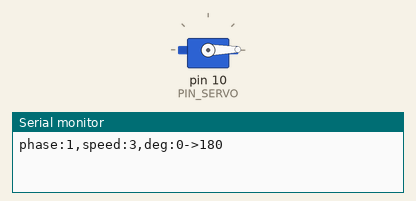
Simulated run of this sketch. Board: Arduino Uno, built with avr-gcc and run on an emulated ATmega328P. Shown: servo, the last lines printed to the serial monitor.

Above: at 0.36 s.
At 10.68 s:
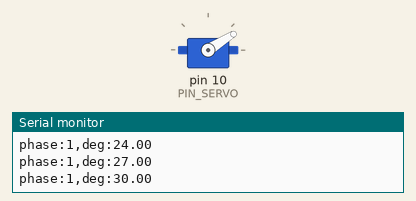
At 20.34 s:
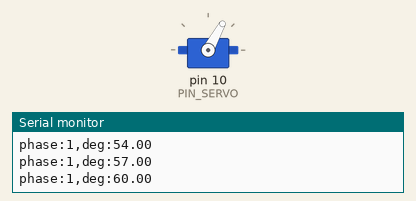
At 39.68 s:
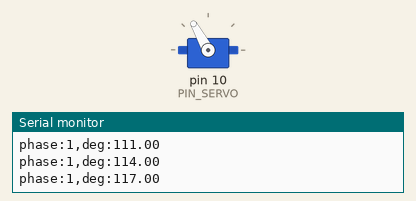
Timing chart, 0 to 40.0 s (numbered marks = the images above):
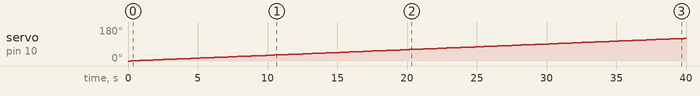

The sketch:

13_challenge_2.ino
```cpp
#include <Servo.h>

// Arduino pin assignment
#define PIN_SERVO 10

// measured on this servo (0 / 90 / 180 degree)
#define _DUTY_MIN 550
#define _DUTY_NEU 1475
#define _DUTY_MAX 2400

#define INTERVAL 20 // msec

// 13C02: 3 deg/s moves 180 deg in 60 s, 0.3 deg/s moves 90 deg in 300 s
#define _SERVO_SPEED_180 3.0f
#define _SERVO_SPEED_90  0.3f

unsigned long last_sampling_time;

Servo myservo;

float us_per_deg;
float duty_pos;  // fractional microseconds are kept
float duty_step; // change per interval, smaller than 1 us at these speeds
float duty_goal;
int phase;       // 1: 180 deg, 2: 90 deg, 3: done
int print_cnt;

void begin_move(float from_us, float to_us, float speed_dps) {
  float sign = (to_us >= from_us) ? 1.0f : -1.0f;

  duty_pos = from_us;
  duty_goal = to_us;
  duty_step = sign * us_per_deg * speed_dps * (INTERVAL / 1000.0f);
}

void setup() {
  us_per_deg = (float)(_DUTY_MAX - _DUTY_MIN) / 180.0f;

  myservo.attach(PIN_SERVO, _DUTY_MIN, _DUTY_MAX);

  phase = 1;
  begin_move(_DUTY_MIN, _DUTY_MAX, _SERVO_SPEED_180);
  myservo.writeMicroseconds((int)(duty_pos + 0.5f));

  Serial.begin(57600);
  Serial.println("phase:1,speed:3,deg:0->180");

  last_sampling_time = millis();
  print_cnt = 0;
}

void loop() {
  if (millis() < last_sampling_time + INTERVAL)
    return;
  last_sampling_time += INTERVAL;

  if (phase < 3) {
    duty_pos += duty_step;

    if ((duty_step > 0 && duty_pos >= duty_goal) ||
        (duty_step < 0 && duty_pos <= duty_goal)) {
      duty_pos = duty_goal;
      if (phase == 1) {
        phase = 2;
        begin_move(_DUTY_MAX, _DUTY_NEU, _SERVO_SPEED_90);
        Serial.println("phase:2,speed:0.3,deg:180->90");
      } else {
        phase = 3;
      }
    }

    myservo.writeMicroseconds((int)(duty_pos + 0.5f));
  }

  // One line per second while moving. A print every 20 ms would stretch the timing.
  if (phase < 3 && ++print_cnt >= 50) {
    print_cnt = 0;
    Serial.print("phase:");
    Serial.print(phase);
    Serial.print(",deg:");
    Serial.println((duty_pos - _DUTY_MIN) / us_per_deg);
  }
}
```

Measured:
- by itself, servo on pin 10 (PIN_SERVO): moves from 0° to 120° over 39.7 s
